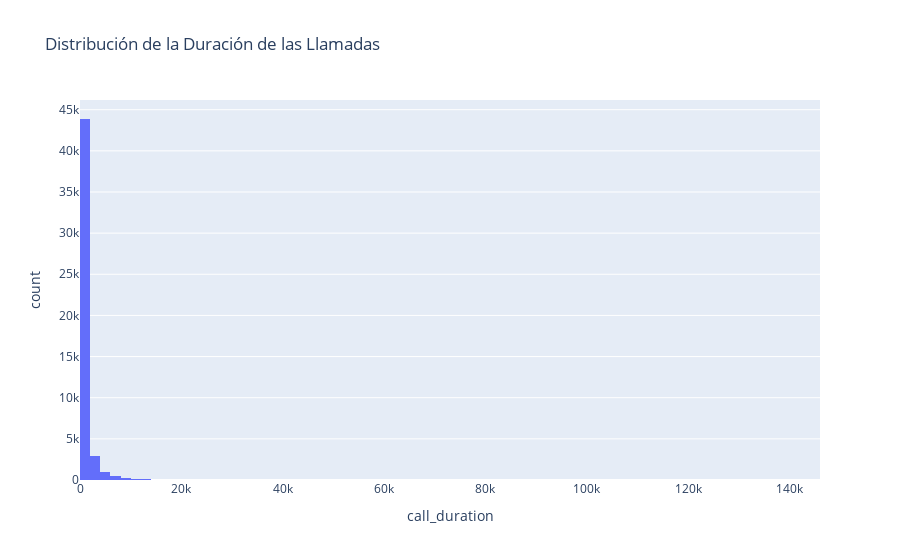

This figure's notebook cell:
### Code cell
# se grafica un histograma para la Duración de las llamadas
fig2 = px.histogram(telecom, 
                    x="call_duration",
                    title="Distribución de la Duración de las Llamadas",
                    nbins= 80
                    )
fig2.show()

### Figure 1 — Plotly figure (JSON) as saved in the notebook; plotly's stock layout.template omitted (floating-point values rounded to 4 significant figures; data arrays with more than 128 entries replaced by an {"elided": "..."} marker saying what was removed)
{"data": [{"alignmentgroup": "True", "bingroup": "x", "hovertemplate": "call_duration=%{x}<br>count=%{y}<extra></extra>", "legendgroup": "", "marker": {"color": "#636efa", "pattern": {"shape": ""}}, "name": "", "nbinsx": 80, "offsetgroup": "", "orientation": "v", "showlegend": false, "type": "histogram", "x": {"elided": "49002 int values"}, "xaxis": "x", "yaxis": "y"}], "layout": {"barmode": "relative", "legend": {"tracegroupgap": 0}, "title": {"text": "Distribución de la Duración de las Llamadas"}, "xaxis": {"anchor": "y", "domain": [0, 1], "title": {"text": "call_duration"}}, "yaxis": {"anchor": "x", "domain": [0, 1], "title": {"text": "count"}}}}
